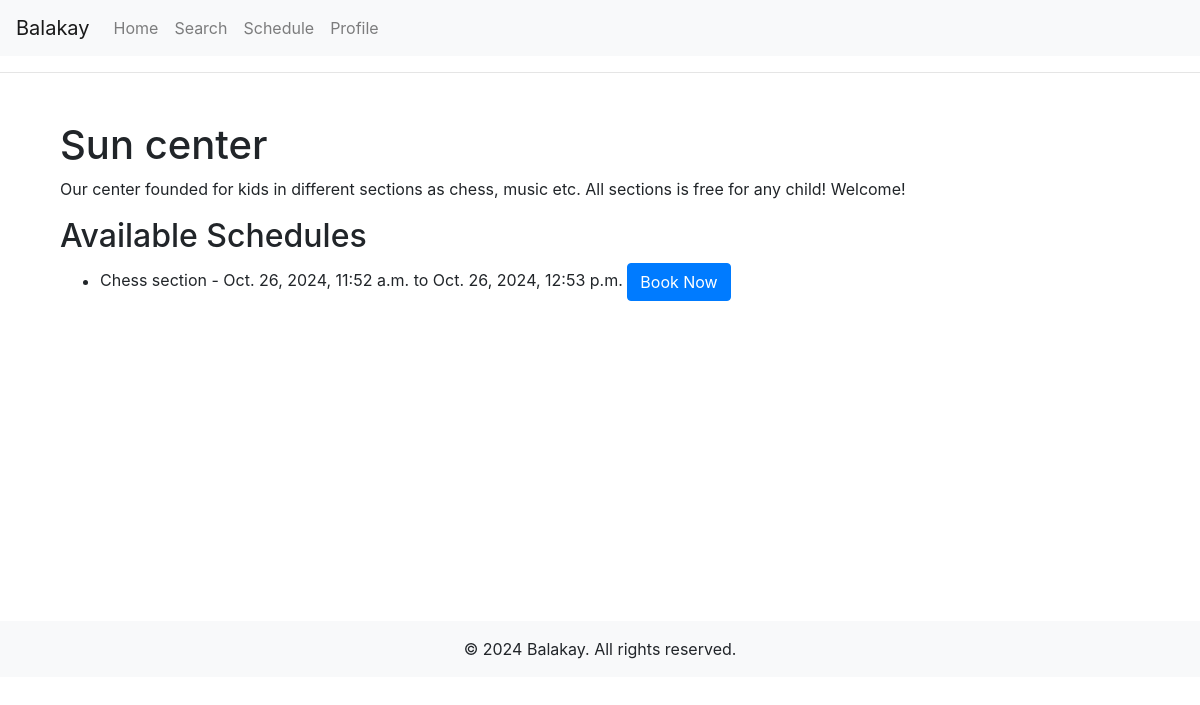
The page /center/1/ on the database its author committed.
### centers/models.py (models this page shows, shortened)
class Center(models.Model):
    manager_name = models.CharField(max_length=255)
    manager_phone = models.CharField(max_length=20)
    name = models.CharField(max_length=255)
    logo = models.ImageField(upload_to='storage/')
    subtitle = models.CharField(max_length=255, null=True, blank=True)
    description = models.TextField()
    city = models.CharField(max_length=255)
    address = models.CharField(max_length=255)

class Schedule(models.Model):
    section = models.ForeignKey(Section, on_delete=models.CASCADE)
    start_time = models.DateTimeField()
    end_time = models.DateTimeField()
    total_slots = models.PositiveIntegerField()

class Section(models.Model):
    center = models.ForeignKey(Center, on_delete=models.CASCADE)
    category = models.ForeignKey(Category, on_delete=models.SET_NULL, null=True, related_name='sections')
    name = models.CharField(max_length=255)
    description = models.TextField()
    duration_minutes = models.PositiveIntegerField()
    min_age = models.PositiveIntegerField()
    max_age = models.PositiveIntegerField()

### centers/views.py (the view)
# urls.py: path('center/<int:center_id>/', center_details, name='center_details'),
def center_details(request, center_id):
    center = get_object_or_404(Center, id=center_id)
    schedules = Schedule.objects.filter(section__center=center)
    return render(request, 'centers/center_details.html', {'center': center, 'schedules': schedules})

### centers/templates/centers/center_details.html
{% extends 'base.html' %}
{% block content %}
<div class="container mt-5">
    <h1>{{ center.name }}</h1>
    <p>{{ center.description }}</p>
    <h2>Available Schedules</h2>
    <ul>
        {% for schedule in schedules %}
            <li>
                {{ schedule.section.name }} - {{ schedule.start_time }} to {{ schedule.end_time }}
                <a href="{% url 'book_schedule' schedule.id %}" class="btn btn-primary">Book Now</a>
            </li>
        {% empty %}
            <p>No schedules available at this center.</p>
        {% endfor %}
    </ul>
</div>
{% endblock %}

### rows shown on the page
Center: name "Sun center", description "Our center founded for kids in different sections as chess, music etc. All sections is free for any child! Welcome!"
Schedule: section.name "Chess section", start_time "Oct. 26, 2024, 11:52 a.m.", end_time "Oct. 26, 2024, 12:53 p.m."
